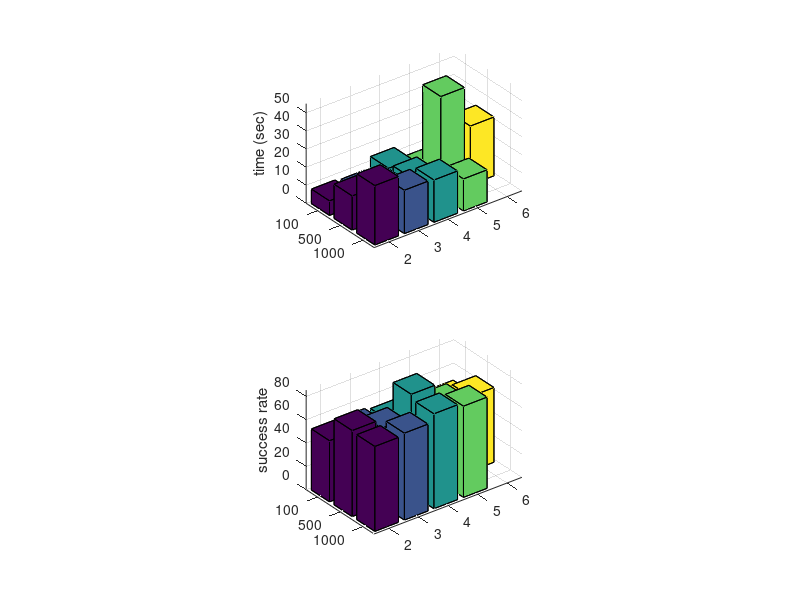
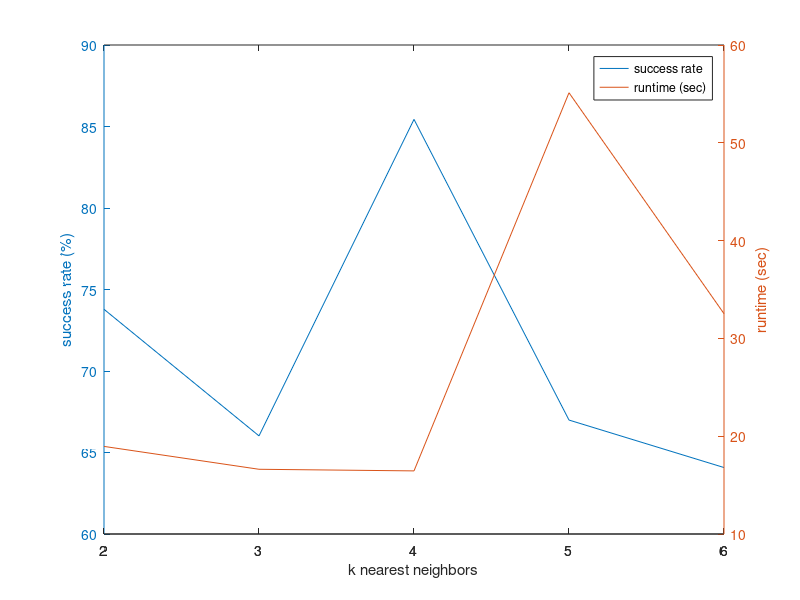

Reproduce these figures in MATLAB, in order.
% Test what is the success rate for the 100 random queries in "./data/feasible_queries.txt" (known to
% have a solution) with regards to the size of the map and number of
% connections.

clear all
% clc

%%

D = load('Benchmark_rand_sg_noObs_b4.txt');

%% Check

n = unique(D(:,3));
for i = 1:length(n)
    s = D(D(:,3)==n(i),6);
    if ~any(s)
        disp(['Failed in ' num2str(n(i))]);
    end
end

%% Proccess

ms = unique(D(:,1));
knn = unique(D(:,2));
T = zeros(length(ms), length(knn));
S = zeros(length(ms), length(knn));

for i = 1:length(ms)
    M = D(D(:,1)==ms(i), 2:end);
    for j = 1:length(knn)
        K = M(M(:,1)==knn(j),2:end);
        S(i,j) = sum(K(:,4))/size(K,1);
        T(i,j) = mean(K(K(:,4)==1,6));
    end
end

%%
figure(1)
subplot(211)
bar3(T);
set(gca,'XTickLabel',2:6);
set(gca,'YTickLabel',{'100','500','1000'});
zlabel('time (sec)');

subplot(212)
bar3(S*100);
set(gca,'XTickLabel',2:6);
set(gca,'YTickLabel',{'100','500','1000'});
zlabel('success rate');

%%

figure(2)
[hAx,hLine1,hLine2] = plotyy(knn, S(2,:)*100, knn, T(2,:));
legend('success rate','runtime (sec)');
xlabel('k nearest neighbors')

ylabel(hAx(1),'success rate (%)') % left y-axis
ylabel(hAx(2),'runtime (sec)') % right y-axis